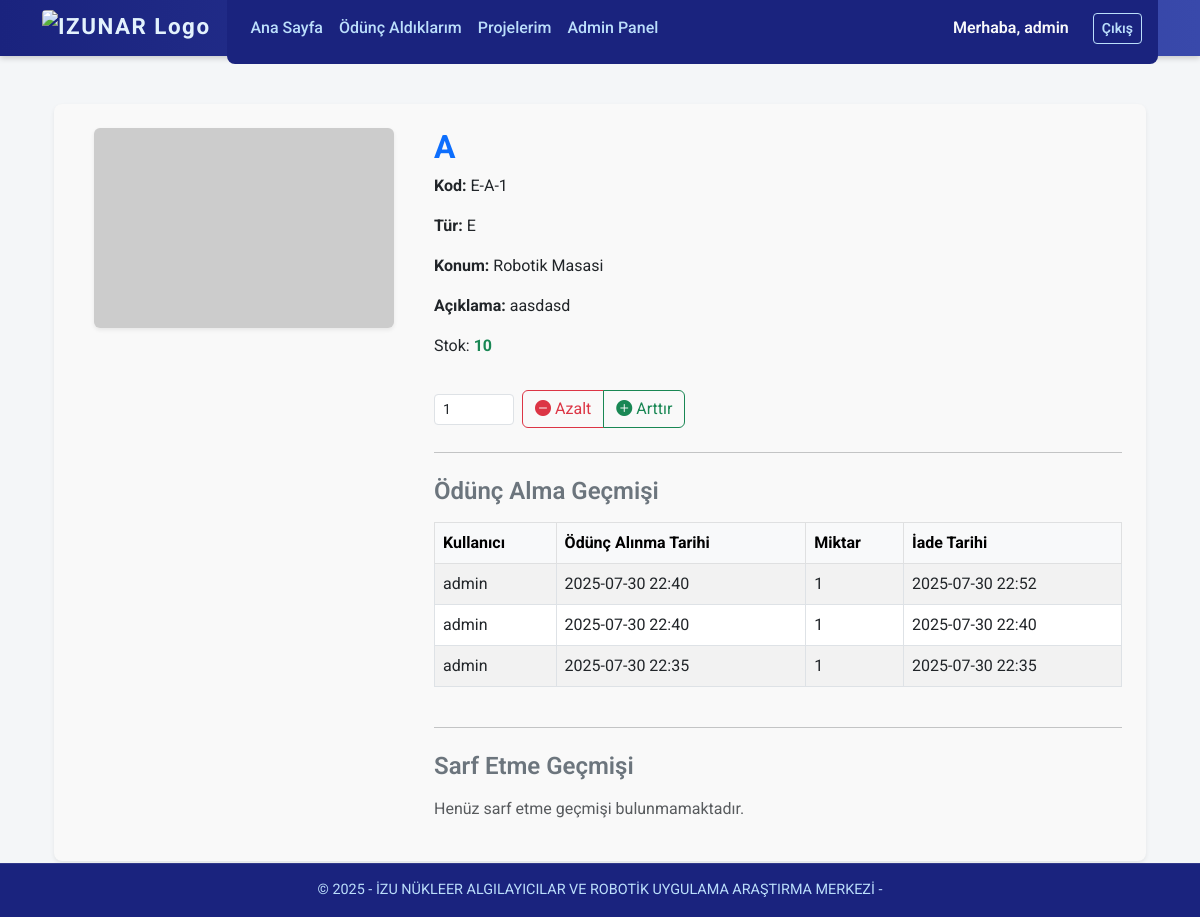
The page /component/1 (signed in) on the database its author committed.
### models.py (models this page shows)
class User(db.Model, UserMixin):
    id = db.Column(db.Integer, primary_key=True)
    username = db.Column(db.String(80), unique=True, nullable=False)
    password = db.Column(db.String(120), nullable=False)
    role = db.Column(db.String(20), default="user")  # 'admin' veya 'user'
    can_add_product = db.Column(db.Boolean, default=False)
    @property
    def is_admin(self):
        return self.role == 'admin'

class Component(db.Model):
    id = db.Column(db.Integer, primary_key=True)
    name = db.Column(db.String(120), nullable=False)
    type = db.Column(db.String(100), nullable=True)
    location = db.Column(db.String(150), nullable=True)
    description = db.Column(db.Text, nullable=True)
    quantity = db.Column(db.Integer, nullable=False)
    image_url = db.Column(db.String(300), default="https://via.placeholder.com/300x200?text=Ürün")
    part_number = db.Column(db.String(100), nullable=True)
    code = db.Column(db.String(150), unique=True)
    tags = db.relationship(
        'Tag',
        secondary=component_tag,
        back_populates='components'
    )

class BorrowLog(db.Model):
    id = db.Column(db.Integer, primary_key=True)
    user_id = db.Column(db.Integer, db.ForeignKey('user.id'), nullable=False)
    comp_id = db.Column(db.Integer, db.ForeignKey('component.id'), nullable=False)
    action = db.Column(db.String(10), nullable=False)  # "borrow", "return", veya "consume"
    amount = db.Column(db.Integer, nullable=False)
    timestamp = db.Column(db.DateTime, default=lambda: datetime.now(turkey_tz), nullable=False)
    user = db.relationship('User', backref=db.backref('borrow_logs', lazy=True))
    component = db.relationship('Component', backref=db.backref('borrow_logs', lazy=True))

### app.py (the view, shortened to what this page needs)
@app.route('/component/<int:comp_id>')
@login_required
def component_detail(comp_id):
    component = Component.query.get_or_404(comp_id)
    logs = BorrowLog.query.filter_by(comp_id=comp_id).order_by(BorrowLog.timestamp).all()
    borrow_history = []
    open_borrows = []
    for log in logs:
        if log.action == 'borrow':
            open_borrows.append({
                'user_id': log.user_id,
                'user_name': log.user.username if log.user else 'Bilinmiyor',
                'borrow_date': log.timestamp,
                'amount': log.amount,
                'return_date': None
            })
        elif log.action == 'return':
            amount_to_return = log.amount
            for borrow in open_borrows:
                if borrow['user_id'] == log.user_id and borrow['return_date'] is None:
                    if amount_to_return >= borrow['amount']:
                        borrow['return_date'] = log.timestamp
                        amount_to_return -= borrow['amount']
                    if amount_to_return == 0:
                        break
    borrow_history = sorted(open_borrows, key=lambda x: x['borrow_date'], reverse=True)
    consume_logs = BorrowLog.query.filter_by(comp_id=comp_id, action='consume').order_by(BorrowLog.timestamp.desc()).all()
    consume_history = [{
        'user_name': rec.user.username if rec.user else 'Bilinmiyor',
        'timestamp': rec.timestamp,
        'amount': rec.amount,
    } for rec in consume_logs]
    return render_template('component_detail.html',
                           component=component,
                           borrow_history=borrow_history,
                           consume_history=consume_history)

### app.py (called while the page is built)
@app.context_processor
def inject_csrf_token():
    return dict(csrf_token=generate_csrf())

@app.context_processor
def inject_timezone():
    return dict(tz=ZoneInfo("Europe/Istanbul"))

@login_manager.user_loader
def load_user(user_id):
    return User.query.get(int(user_id))

### templates/component_detail.html (shortened to what this page needs)
{% extends 'base.html' %}
{% block content %}
<div class="container mt-5 mb-5">
    <div class="card shadow-sm p-4 border-0 rounded-3" style="background-color: #f9f9f9;">
        <div class="row g-4">
            <div class="col-md-4 text-center">
                <img src="{{ component.image_url or 'https://via.placeholder.com/300' }}"
                     class="img-fluid rounded shadow-sm" alt="{{ component.name }}">
            </div>
            <div class="col-md-8">
                <h2 class="fw-bold text-primary">{{ component.name }}</h2>
                <p><strong>Kod:</strong> {{ component.code if component.code else 'Belirtilmemiş' }}</p>
                <p><strong>Tür:</strong> {{ component.type }}</p>
                <p><strong>Konum:</strong> {{ component.location }}</p>
                <p><strong>Açıklama:</strong> {{ component.description }}</p>
                <p>Stok: <strong class="text-success">{{ component.quantity }}</strong></p>
                {% if current_user.role == 'admin' %}
                <form method="POST" action="{{ url_for('update_stock', comp_id=component.id) }}"
                      class="d-inline-flex align-items-center gap-2 mt-3 flex-wrap">
                    <input type="number" name="amount" id="amount-input" value="1" min="1"
                           class="form-control form-control-sm" style="width: 80px;" required>
                    <div class="btn-group" role="group" aria-label="Stok Güncelle">
                        <button type="submit" onclick="setAction('decrease')" class="btn btn-outline-danger">
                            <i class="bi bi-dash-circle-fill"></i> Azalt
                        </button>
                        <button type="submit" onclick="setAction('increase')" class="btn btn-outline-success">
                            <i class="bi bi-plus-circle-fill"></i> Arttır
                        </button>
                    </div>
                </form>
                <hr class="my-4">
                <h4 class="text-secondary fw-semibold">Ödünç Alma Geçmişi</h4>
                {% if borrow_history %}
                <div class="table-responsive mt-3 mb-4">
                    <table class="table table-striped table-bordered align-middle">
                        <thead class="table-light">
                            <tr>
                                <th>Kullanıcı</th>
                                <th>Ödünç Alınma Tarihi</th>
                                <th>Miktar</th>
                                <th>İade Tarihi</th>
                            </tr>
                        </thead>
                        <tbody>
                            {% for record in borrow_history %}
                            <tr>
                                <td>{{ record.user_name }}</td>
                                <td>{{ record.borrow_date.strftime('%Y-%m-%d %H:%M') }}</td>
                                <td>{{ record.amount }}</td>
                                <td>
                                    {% if record.return_date %}
                                        {{ record.return_date.strftime('%Y-%m-%d %H:%M') }}
                                    {% else %}
                                        <span class="text-danger fst-italic">Henüz iade edilmedi</span>
                                    {% endif %}
                                </td>
                            </tr>
                            {% endfor %}
                        </tbody>
                    </table>
                </div>
                {% else %}
                <p class="text-muted mt-3">Henüz ödünç alma geçmişi bulunmamaktadır.</p>
                {% endif %}
                <hr class="my-4">
                <h4 class="text-secondary fw-semibold">Sarf Etme Geçmişi</h4>
                {% if consume_history %}
                <div class="table-responsive mt-3">
                    <table class="table table-striped table-bordered align-middle">
                        <thead class="table-light">
                            <tr>
                                <th>Kullanıcı</th>
                                <th>Sarf Etme Tarihi</th>
                                <th>Miktar</th>
                            </tr>
                        </thead>
                        <tbody>
                            {% for record in consume_history %}
                            <tr>
                                <td>{{ record.user_name }}</td>
                                <td>{{ record.timestamp.strftime('%Y-%m-%d %H:%M') }}</td>
                                <td>{{ record.amount }}</td>
                            </tr>
                            {% endfor %}
                        </tbody>
                    </table>
                </div>
                {% else %}
                <p class="text-muted mt-3">Henüz sarf etme geçmişi bulunmamaktadır.</p>
                {% endif %}
                {% endif %}
            </div>
        </div>
    </div>
</div>
{% endblock %}

### templates/base.html (shortened to what this page needs)
<!DOCTYPE html>
<html lang="tr">
<head>
  <link href="https://cdn.jsdelivr.net/npm/bootstrap@5.3.0/dist/css/bootstrap.min.css" rel="stylesheet" />
  <link href="https://cdn.jsdelivr.net/npm/bootstrap-icons@1.10.5/font/bootstrap-icons.css" rel="stylesheet" />
</head>
<body>
<nav class="navbar navbar-expand-lg">
  <div class="container">
    <a class="navbar-brand" href="https://nar.izu.edu.tr/" target="_blank" rel="noopener noreferrer">
      <img src="https://nar.izu.edu.tr/assets/nar_logo_lowres.png" alt="IZUNAR Logo" />
    </a>
    <div class="collapse navbar-collapse" id="navbarContent">
      <ul class="navbar-nav me-auto mb-2 mb-lg-0">
        <li class="nav-item">
          <a class="nav-link" href="{{ url_for('index') }}">Ana Sayfa</a>
        </li>
        {% if current_user.is_authenticated %}
        <li class="nav-item">
          <a class="nav-link" href="{{ url_for('my_borrowed') }}">Ödünç Aldıklarım</a>
        </li>
        <li class="nav-item">
          <a class="nav-link" href="{{ url_for('my_projects') }}">Projelerim</a>
        </li>
        {% if current_user.is_admin %}
        <li class="nav-item">
          <a class="nav-link" href="{{ url_for('admin_dashboard') }}">Admin Panel</a>
        </li>
        {% endif %}
        {% endif %}
      </ul>
      <div class="d-flex align-items-center gap-2">
        {% if current_user.is_authenticated %}
        <span class="text-light fw-semibold me-3">Merhaba, {{ current_user.username }}</span>
        <a class="btn btn-outline-light btn-sm" href="{{ url_for('logout') }}">Çıkış</a>
        {% else %}
        <a class="btn btn-outline-light btn-sm" href="{{ url_for('login') }}">Giriş</a>
        <a class="btn btn-outline-light btn-sm" href="{{ url_for('register') }}">Kayıt Ol</a>
        {% endif %}
      </div>
    </div>
  </div>
</nav>
<div class="container mt-4">
  {% block content %}{% endblock %}
</div>
<footer>
  &copy; {{ current_year or "2025" }} - İZU NÜKLEER ALGILAYICILAR VE ROBOTİK UYGULAMA ARAŞTIRMA MERKEZİ -
</footer>
</body>
</html>

### templates/base.html (style rules this page uses)
body { font-family: 'Roboto', sans-serif; background-color: #f4f6f8; color: #2c3e50; padding-top: 56px; margin-bottom: 3.5rem; }
.navbar { position: fixed; top: 0; left: 0; right: 0; height: 56px; background: linear-gradient(90deg, #1a237e 0%, #3949ab 100%); box-shadow: 0 2px 6px rgba(0, 0, 0, 0.2); transition: top 0.3s ease; z-index: 1030; }
.navbar-brand { display: flex; align-items: center; gap: 0.5rem; font-weight: 700; font-size: 1.4rem; letter-spacing: 1.5px; color: #e3f2fd !important; }
.navbar-brand img { height: 36px; width: auto; border-radius: 4px; }
.navbar-nav .nav-link { color: #bbdefb !important; font-weight: 500; transition: color 0.3s ease; }
.btn-outline-light { border-color: #bbdefb; color: #bbdefb; font-weight: 600; transition: all 0.3s ease; }
footer { position: fixed; bottom: 0; left: 0; right: 0; background-color: #1a237e; color: #bbdefb; padding: 1rem 0; text-align: center; font-size: 0.9rem; box-shadow: inset 0 1px 0 rgba(255, 255, 255, 0.1); white-space: nowrap; overflow: hidden; text-overflow: ellipsis; z-index: 1020; }
.navbar-collapse { background-color: #1a237e !important; border-radius: 0.5rem; padding: 1rem; animation: slideIn 0.4s ease forwards; }

### rows shown on the page
User: username "admin", user_name "admin", borrow_date "2025-07-30 22:40", amount "1", return_date "2025-07-30 22:52", return_date "2025-07-30 22:40", borrow_date "2025-07-30 22:35", return_date "2025-07-30 22:35"
Component: name "A", code "E-A-1", type "E", location "Robotik Masasi", description "aasdasd", quantity "10"

### other values the page prints
{{ current_year or "2025" }} "2025"
